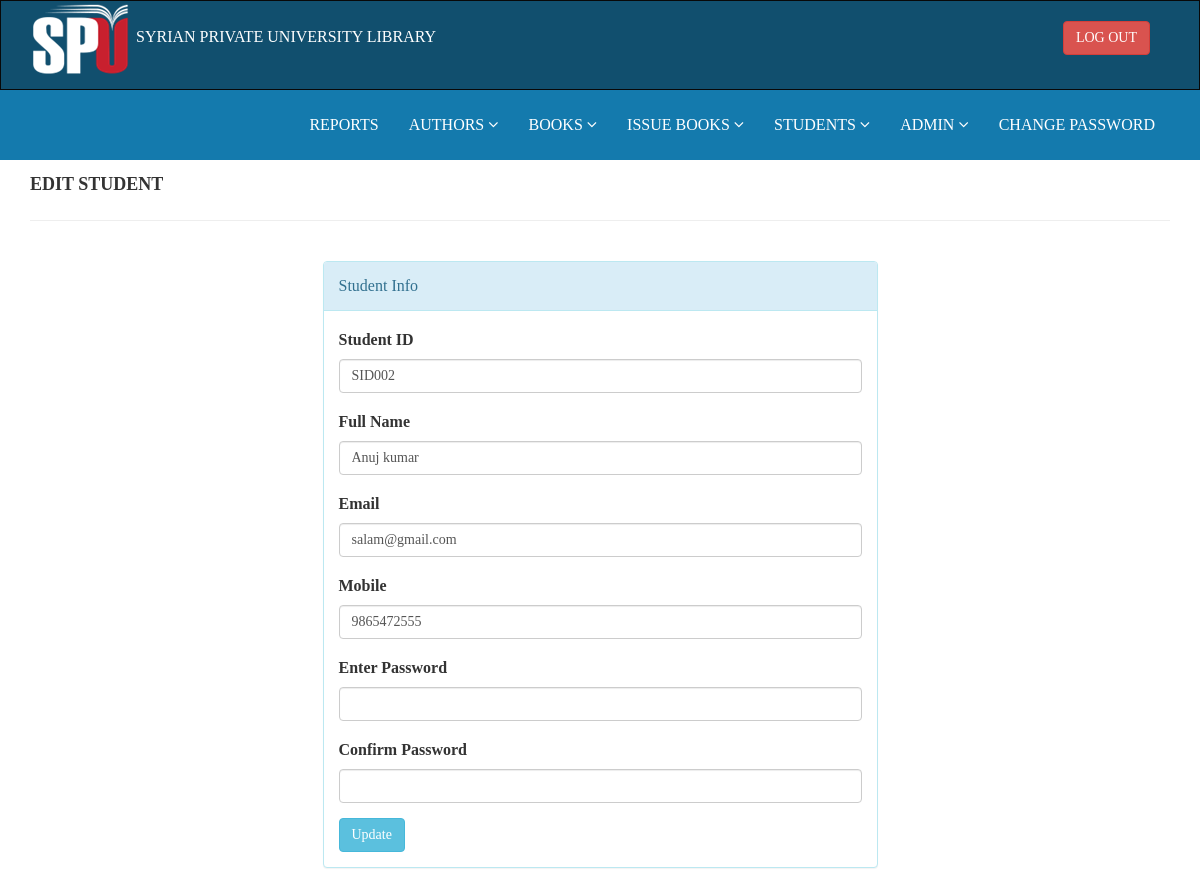
The app's page /admin/edit-student.php?studentid=1 (signed in) with its own data.
### tables this page shows
CREATE TABLE `tblstudents` (
  `id` int(11) NOT NULL,
  `StudentId` varchar(100) DEFAULT NULL,
  `FullName` varchar(120) DEFAULT NULL,
  `EmailId` varchar(120) DEFAULT NULL,
  `MobileNumber` char(11) DEFAULT NULL,
  `Password` varchar(120) DEFAULT NULL,
  `Status` int(1) DEFAULT NULL,
  `RegDate` timestamp NULL DEFAULT current_timestamp(),
  `UpdationDate` timestamp NULL DEFAULT NULL ON UPDATE current_timestamp()
);

### admin/edit-student.php (the view, shortened to what this page needs)
<?php
include('includes/config.php');
if (strlen($_SESSION['alogin']) == 0) {
    header('location:index.php');
} else {
?>
    <!DOCTYPE html>
    <html xmlns="http://www.w3.org/1999/xhtml">
    <head>
        <link href="assets/css/bootstrap.css" rel="stylesheet" />
        <link href="assets/css/font-awesome.css" rel="stylesheet" />
        <link href="assets/css/style.css" rel="stylesheet" />
    </head>
    <body>
        <?php include('includes/header.php'); ?>
        <div class="content-wra
    <div class=" content-wrapper">
            <div class="container">
                <div class="row pad-botm">
                    <div class="col-md-12">
                        <h4 class="header-line">Edit STUDENT</h4>
                    </div>
                </div>
                <div class="row">
                    <div class="col-md-6 col-sm-6 col-xs-12 col-md-offset-3"">
<div class=" panel panel-info">
                        <div class="panel-heading">
                            Student Info
                        </div>
                        <div class="panel-body">
                            <form role="form" method="post">
                                <div class="form-group">
                                    <?php
                                    $studentid = intval($_GET['studentid']);
                                    $sql = "SELECT * from  tblstudents where id=:studentid";
                                    $query = $dbh->prepare($sql);
                                    $query->bindParam(':studentid', $studentid, PDO::PARAM_STR);
                                    $query->execute();
                                    $results = $query->fetchAll(PDO::FETCH_OBJ);
                                    if ($query->rowCount() > 0) {
                                        foreach ($results as $result) {
                                    ?>
                                            <div class="form-group">
                                                <label>Student ID</label>
                                                <input class="form-control" type="text" name="studentID" value="<?php echo htmlentities($result->StudentId); ?>" required />
                                            </div>
                                            <div class="form-group">
                                                <label>Full Name</label>
                                                <input class="form-control" type="text" name="fullname" value="<?php echo htmlentities($result->FullName); ?>" required />
                                            </div>
                                            <div class="form-group">
                                                <label>Email</label>
                                                <input class="form-control" type="email" name="email" value="<?php echo htmlentities($result->EmailId); ?>" required />
                                            </div>
                                            <div class="form-group">
                                                <label>Mobile</label>
                                                <input class="form-control" type="text" name="mobile" value="<?php echo htmlentities($result->MobileNumber); ?>" required />
                                            </div>
                                            <div class="form-group">
                                                <label>Enter Password</label>
                                                <input class="form-control" type="password" name="newpassword" />
                                            </div>
                                            <div class="form-group">
                                                <label>Confirm Password </label>
                                                <input class="form-control" type="password" name="confirmpassword" />
                                            </div>
                                    <?php }
                                    } ?>
                                </div>
                                <button type="submit" name="update" class="btn btn-info">Update </button>
                            </form>
                        </div>
                    </div>
                </div>
            </div>
        </div>
        </div>
    </body>
    </html>
<?php } ?>

### admin/assets/css/style.css (style rules this page uses)
.header-line { font-weight: 900; padding-bottom: 25px; border-bottom: 1px solid #eeeeee; text-transform: uppercase; }
.pad-botm { padding-bottom: 30px; }

### records on screen
tblstudents: studentID "SID002", fullname "Anuj kumar", email "salam@gmail.com", mobile "9865472555"
